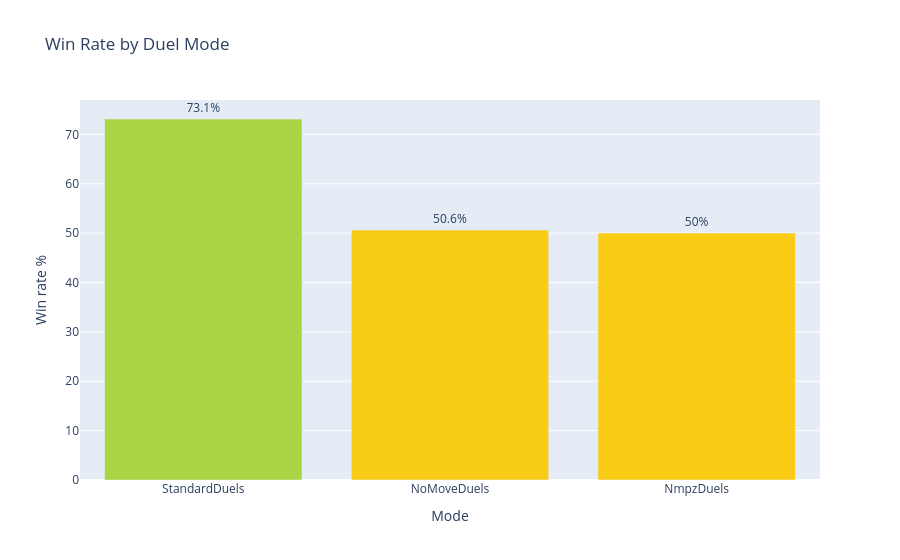

This figure's notebook cell:
### Code cell
if {"game_mode", "result"}.issubset(games.columns):
    mode_plot = games[games["result"].isin(["W", "L"])].copy()
    mode_stats = (
        mode_plot.groupby("game_mode")["result"]
        .apply(lambda s: (s == "W").mean() * 100)
        .reset_index(name="win_rate_pct")
        .sort_values("win_rate_pct", ascending=False)
    )

    fig = px.bar(
        mode_stats,
        x="game_mode",
        y="win_rate_pct",
        color="win_rate_pct",
        color_continuous_scale=["#f87171", "#facc15", "#4ade80"],
        range_color=[0, 100],
        text=mode_stats["win_rate_pct"].round(1),
        title="Win Rate by Duel Mode",
    )
    fig.update_traces(texttemplate="%{text}%", textposition="outside")
    fig.update_layout(coloraxis_showscale=False, yaxis_title="Win rate %", xaxis_title="Mode")
    fig.show()

### Figure 1 — Plotly figure (JSON) as saved in the notebook; plotly's stock layout.template omitted (floating-point values rounded to 4 significant figures)
{"data": [{"alignmentgroup": "True", "hovertemplate": "game_mode=%{x}<br>win_rate_pct=%{marker.color}<br>text=%{text}<extra></extra>", "legendgroup": "", "marker": {"color": [73.11, 50.62, 50], "coloraxis": "coloraxis", "pattern": {"shape": ""}}, "name": "", "offsetgroup": "", "orientation": "v", "showlegend": false, "text": [73.1, 50.6, 50], "textposition": "outside", "texttemplate": "%{text}%", "type": "bar", "x": ["StandardDuels", "NoMoveDuels", "NmpzDuels"], "xaxis": "x", "y": [73.11, 50.62, 50], "yaxis": "y"}], "layout": {"barmode": "relative", "coloraxis": {"cmax": 100, "cmin": 0, "colorbar": {"title": {"text": "win_rate_pct"}}, "colorscale": [[0, "#f87171"], [0.5, "#facc15"], [1, "#4ade80"]], "showscale": false}, "legend": {"tracegroupgap": 0}, "title": {"text": "Win Rate by Duel Mode"}, "xaxis": {"anchor": "y", "domain": [0, 1], "title": {"text": "Mode"}}, "yaxis": {"anchor": "x", "domain": [0, 1], "title": {"text": "Win rate %"}}}}
